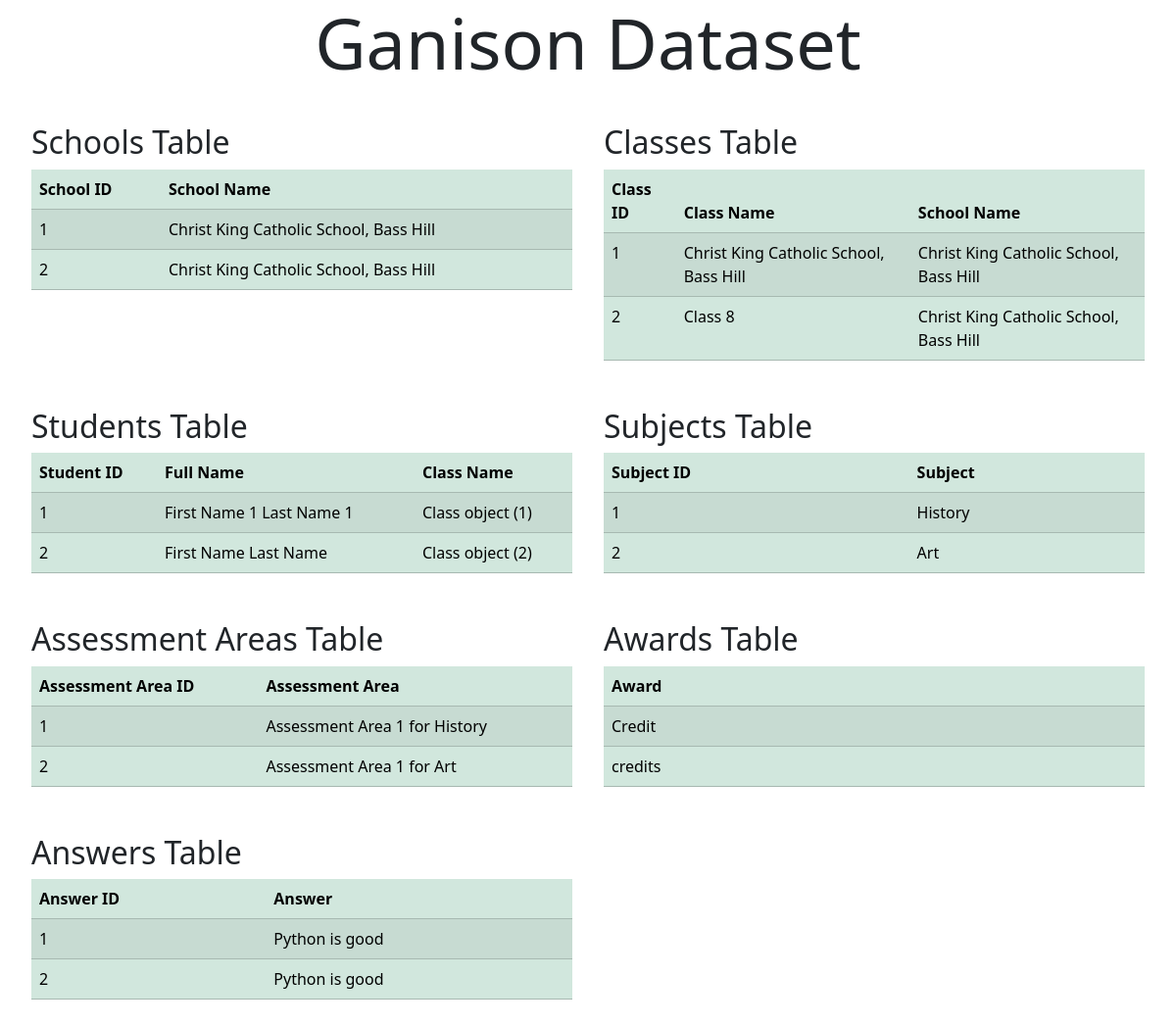
The page / on the database its author committed.
### school_data/models.py (models this page shows)
class School(models.Model):
    school_name = models.CharField(max_length=255)
    school_id = models.IntegerField(primary_key=True)

class Class(models.Model):
    class_id = models.IntegerField(primary_key=True)
    class_name = models.CharField(max_length=255)
    school = models.ForeignKey(School, on_delete=models.CASCADE)

class Student(models.Model):
    student_id = models.IntegerField(primary_key=True)
    fullname = models.CharField(max_length=255)
    class_id = models.ForeignKey(Class, on_delete=models.CASCADE)

class Subject(models.Model):
    subject_id = models.IntegerField(primary_key=True)
    subject = models.CharField(max_length=255)

class Assessment_Areas(models.Model):
    assessment_area = models.CharField(max_length=255)
    assessment_area_id = models.IntegerField(primary_key=True)

class Awards(models.Model):
    award = models.CharField(max_length=255)

class Answers(models.Model):
    id = models.IntegerField(primary_key=True)
    answers = models.CharField(max_length=255)

### school_data/views.py (the view)
# urls.py: path("", views.dataFetch, name="data"),
def dataFetch(request):
    schools = School.objects.all()
    schools_title = "Schools Table"
    schools_headers = ["School ID", "School Name"]
    schools_data = [[school.school_id, school.school_name] for school in schools]
    classes = Class.objects.all()
    classes_title = "Classes Table"
    classes_headers = ["Class ID", "Class Name", "School Name"]
    classes_data = [[class_.class_id, class_.class_name, class_.school.school_name] for class_ in classes]
    students = Student.objects.all()
    students_title = "Students Table"
    students_headers = ["Student ID", "Full Name", "Class Name"]
    students_data = [[student.student_id, student.fullname, student.class_id] for student in students]
    subjects = Subject.objects.all()
    subjects_title = "Subjects Table"
    subjects_headers = ["Subject ID", "Subject"]
    subjects_data = [[subject.subject_id, subject.subject] for subject in subjects]
    assessment_areas = Assessment_Areas.objects.all()
    assessment_areas_title = "Assessment Areas Table"
    assessment_areas_headers = ["Assessment Area ID", "Assessment Area"]
    assessment_areas_data = [[area.assessment_area_id, area.assessment_area] for area in assessment_areas]
    awards = Awards.objects.all()
    awards_title = "Awards Table"
    awards_headers = ["Award"]
    awards_data = [[award.award] for award in awards]
    answers = Answers.objects.all()
    answers_title = "Answers Table"
    answers_headers = ["Answer ID", "Answer"]
    answers_data = [[answer.id, answer.answers] for answer in answers]
    context = {
        'tables': [
            {'title': schools_title, 'headers': schools_headers, 'data': schools_data},
            {'title': classes_title, 'headers': classes_headers, 'data': classes_data},
            {'title': students_title, 'headers': students_headers, 'data': students_data},
            {'title': subjects_title, 'headers': subjects_headers, 'data': subjects_data},
            {'title': assessment_areas_title, 'headers': assessment_areas_headers, 'data': assessment_areas_data},
            {'title': awards_title, 'headers': awards_headers, 'data': awards_data},
            {'title': answers_title, 'headers': answers_headers, 'data': answers_data},
        ]
    }
    return render(request, 'table.html', context)

### school_data/templates/table.html (shortened to what this page needs)
<!DOCTYPE html>
<html>
<head>
    <link href="https://cdn.jsdelivr.net/npm/bootstrap@5.3.3/dist/css/bootstrap.min.css" rel="stylesheet"
>
</head>
<body >
    <center>
        <h1 class="display-2">Ganison Dataset</h1>
    </center>
    <div class="container-fluid">
        <div class="row p-3">
            {% for table in tables %}
            <div class="col-md-6 p-3">
                <h2>{{ table.title }}</h2>
                <table class="table table-success table-striped">
                    <thead>
                        <tr>
                            {% for header in table.headers %}
                            <th>{{ header }}</th>
                            {% endfor %}
                        </tr>
                    </thead>
                    <tbody>
                        {% for row in table.data %}
                        <tr>
                            {% for item in row %}
                            <td>{{ item }}</td>
                            {% endfor %}
                        </tr>
                        {% endfor %}
                    </tbody>
                </table>
            </div>
            {% endfor %}
        </div>
    </div>
</body>
</html>

### rows shown on the page
School: row "Christ King Catholic School, Bass Hill" "Christ King Catholic School, Bass Hill" "Christ King Catholic School, Bass Hill"
School: row "Christ King Catholic School, Bass Hill"
Class: row "Christ King Catholic School, Bass Hill" "1", class_id "Class object (1)"
Class: row "Class 8" "2", class_id "Class object (2)"
Student: row "First Name 1 Last Name 1"
Student: row "First Name Last Name"
Subject: row "History"
Subject: row "Art"
Assessment_Areas: row "Assessment Area 1 for History"
Assessment_Areas: row "Assessment Area 1 for Art"
Awards: row "Credit"
Awards: row "credits"
Answers: row "Python is good"
Answers: row "Python is good"

### other values the page prints
{{ table.title }} "Schools Table" "Classes Table" "Students Table" "Subjects Table" "Assessment Areas Table" "Awards Table" "Answers Table"
{{ header }} "School ID" "School Name" "Class ID" "Class Name" "School Name" "Student ID" "Full Name" "Class Name" "Subject ID" "Subject" "Assessment Area ID" "Assessment Area" "Award" "Answer ID" "Answer"
{{ item }} "1" "2" "1" "2" "1" "2" "1" "2" "1" "2"
